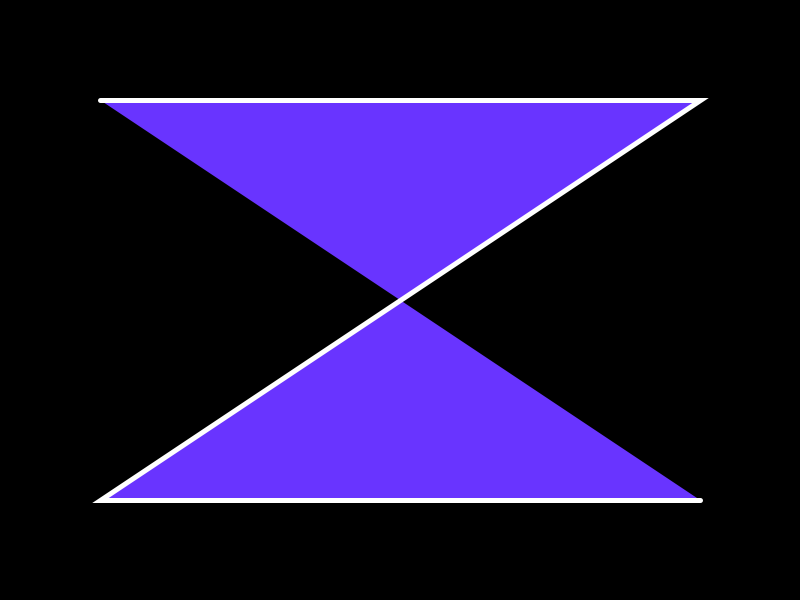
Frame 1 (no input)
Frame 60 (the mouse pressed at the canvas centre just before this capture): identical to frame 1, image omitted
Frame 120 (the mouse held since frame 60 and released just before this capture): identical to frame 1, image omitted

The Processing sketch that drew this single still picture (run headless with seeded random() and noise(); from frame 60 on, the mouse is pressed at the canvas centre):

// Processing sketch: processing_169948
// ── processing_169948.pde

float x1, y1;
float x2, y2;
float x3, y3;
float x4, y4;

int frames;

void setup() {
  size (800, 600);
  x1=100;
  y1=100;
  x2=700;
  y2=100;
  x3=100;
  y3=500;
  x4=700;
  y4=500;
  
 //noFill();
 strokeWeight (5);
 frameRate(10);
frames= 0 ;
}
  
  
  void draw1()
  {
    beginShape();
    //noFill();
    fill(105,52,262);
    vertex (x1,y1);
    vertex (x2,y2);
    vertex (x3,y3);
    vertex (x4,y4);
    endShape();
 
  }
   void draw2()
  {
      beginShape();
    //noFill();
    fill(105,52,262);
    vertex (x3,y3);
    vertex (x1,y1);
    vertex (x4,y4);
    vertex (x2,y2);
    endShape();
  }
 
 void draw3()
  {
      beginShape();
    //noFill();
    fill(105,52,262);
    vertex (x1,y1);
    vertex (x4,y4);
    vertex (x3,y3);
     vertex (x2,y2);  
    endShape();
  }
 
 
 
  
  void draw () {
  background (0);
  stroke (255);
frames = frameCount%30;
  
  
  if(frames<=7)
  draw1 ();
  else if (frames>7&&frames<15)
  draw2 ();
  else if (frames>15&&frames<22)
  draw3 ();
 
  }
